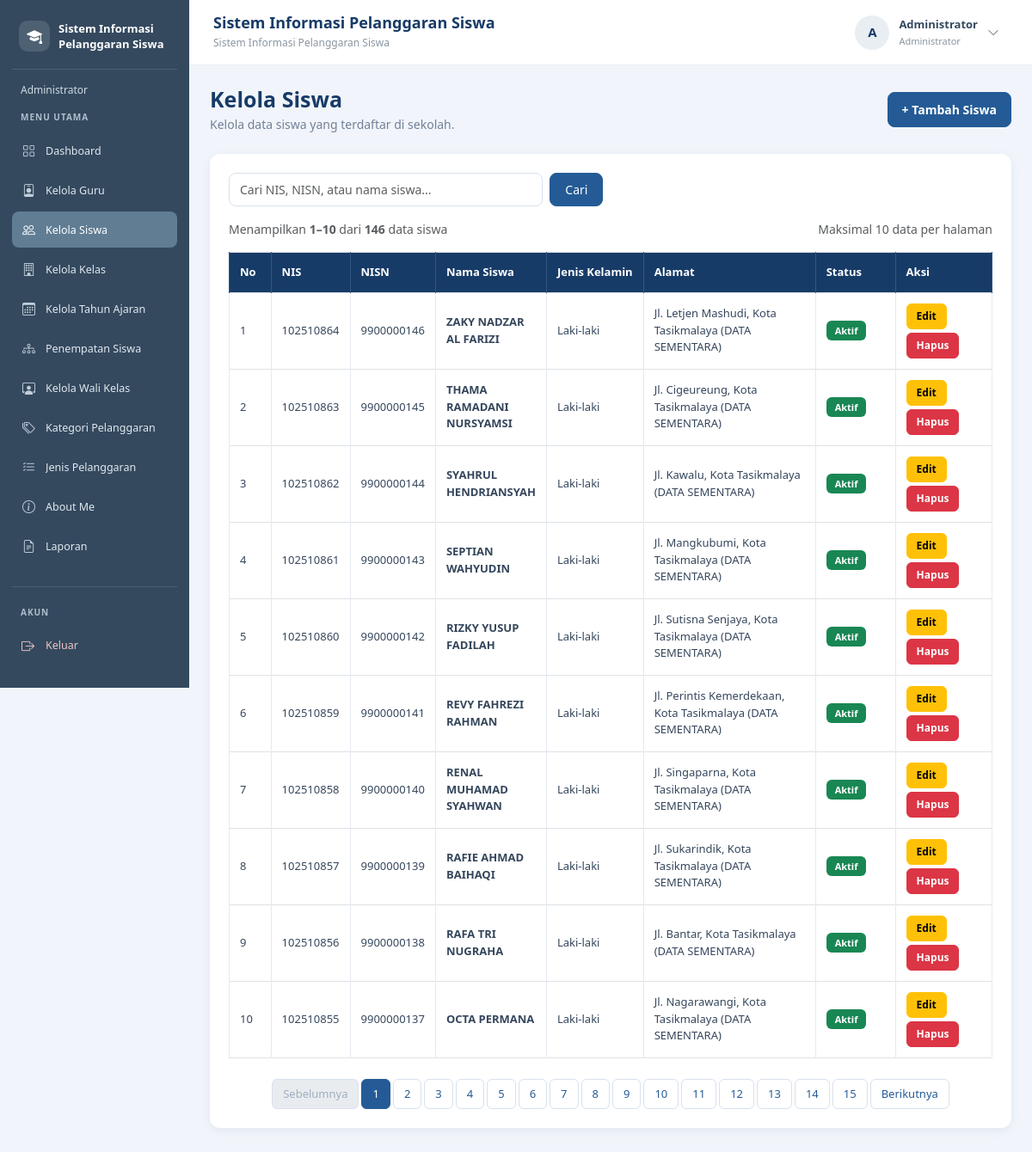
The page /siswa.php (signed in) on the database its author committed.
### tables this page shows
CREATE TABLE `t_siswa` (
  `id` int(11) NOT NULL,
  `nis` varchar(30) NOT NULL,
  `nisn` varchar(20) NOT NULL,
  `nama` varchar(150) NOT NULL,
  `jenis_kelamin` char(1) NOT NULL,
  `tanggal_lahir` date NOT NULL,
  `alamat` text NOT NULL,
  `status_aktif` tinyint(1) NOT NULL,
  `created_at` timestamp NOT NULL DEFAULT current_timestamp(),
  `updated_at` timestamp NOT NULL DEFAULT current_timestamp()
);

### siswa.php (the view, shortened to what this page needs)
<?php
include "config/koneksi.php";
$cari = trim($_GET['cari'] ?? '');
$batas = 10;
$halaman = max(1, (int)($_GET['halaman'] ?? 1));
$keyword = "%" . $cari . "%";
$stmtJumlah = mysqli_prepare(
    $koneksi,
    "SELECT COUNT(*) AS total
     FROM t_siswa
     WHERE nis LIKE ?
        OR nisn LIKE ?
        OR nama LIKE ?"
);
mysqli_stmt_bind_param($stmtJumlah, "sss", $keyword, $keyword, $keyword);
mysqli_stmt_execute($stmtJumlah);
$hasilJumlah = mysqli_stmt_get_result($stmtJumlah);
$dataJumlah = mysqli_fetch_assoc($hasilJumlah);
$totalData = (int)$dataJumlah['total'];
$totalHalaman = max(1, (int)ceil($totalData / $batas));
$halaman = min($halaman, $totalHalaman);
$offset = ($halaman - 1) * $batas;
$stmtData = mysqli_prepare(
    $koneksi,
    "SELECT id, nis, nisn, nama, jenis_kelamin,
            tanggal_lahir, alamat, status_aktif
     FROM t_siswa
     WHERE nis LIKE ?
        OR nisn LIKE ?
        OR nama LIKE ?
     ORDER BY id DESC
     LIMIT ? OFFSET ?"
);
mysqli_stmt_bind_param(
    $stmtData,
    "sssii",
    $keyword,
    $keyword,
    $keyword,
    $batas,
    $offset
);
mysqli_stmt_execute($stmtData);
$result = mysqli_stmt_get_result($stmtData);
$nomorAwal = $offset + 1;
$nomorAkhir = min($offset + $batas, $totalData);
function urlHalamanSiswa($nomorHalaman, $cari)
{
    return '?' . http_build_query([
        'cari' => $cari,
        'halaman' => $nomorHalaman
    ]);
}
?>
<!DOCTYPE html>
<html lang="id">
<head>
    <link href="https://cdn.jsdelivr.net/npm/bootstrap@5.3.8/dist/css/bootstrap.min.css"
          rel="stylesheet">
</head>
<body>
<?php include "includes/sidebar.php"; ?>
<?php include "includes/navbar.php"; ?>
<main class="konten-utama">
    <div class="d-flex flex-wrap justify-content-between align-items-center gap-3 mb-4">
        <div class="judul-halaman">
            <h2 class="mb-1">Kelola Siswa</h2>
            <p class="mb-0">Kelola data siswa yang terdaftar di sekolah.</p>
        </div>
        <a href="tambah_siswa.php" class="btn btn-primary btn-tambah">
            + Tambah Siswa
        </a>
    </div>
    <div class="card card-data">
        <div class="card-body">
            <form action="siswa.php" method="GET" class="row g-2 mb-3">
                <div class="col-md-6 col-lg-5">
                    <input
                        type="search"
                        name="cari"
                        class="form-control"
                        placeholder="Cari NIS, NISN, atau nama siswa..."
                        value="<?= htmlspecialchars($cari, ENT_QUOTES, 'UTF-8'); ?>">
                </div>
                <div class="col-auto">
                    <button type="submit" class="btn btn-primary btn-cari">
                        Cari
                    </button>
                </div>
            </form>
            <div class="d-flex flex-wrap justify-content-between align-items-center gap-2 mb-3">
                <small class="text-muted">
                    <?php if ($totalData > 0): ?>
                        Menampilkan
                        <strong><?= $nomorAwal; ?>–<?= $nomorAkhir; ?></strong>
                        dari <strong><?= $totalData; ?></strong> data siswa
                    <?php else: ?>
                        Tidak ada data siswa yang ditemukan.
                    <?php endif; ?>
                </small>
                <small class="text-muted">
                    Maksimal <?= $batas; ?> data per halaman
                </small>
            </div>
            <div class="table-responsive">
                <table class="table table-bordered table-hover align-middle">
                    <thead>
                        <tr>
                            <th width="55">No</th>
                            <th>NIS</th>
                            <th>NISN</th>
                            <th>Nama Siswa</th>
                            <th>Jenis Kelamin</th>
                            <th>Alamat</th>
                            <th width="120">Status</th>
                            <th width="145">Aksi</th>
                        </tr>
                    </thead>
                    <tbody>
                    <?php if ($totalData > 0): ?>
                        <?php while ($siswa = mysqli_fetch_assoc($result)): ?>
                            <tr>
                                <td><?= $nomorAwal++; ?></td>
                                <td>
                                    <?= htmlspecialchars($siswa['nis'] ?? '', ENT_QUOTES, 'UTF-8'); ?>
                                </td>
                                <td>
                                    <?= htmlspecialchars($siswa['nisn'] ?? '', ENT_QUOTES, 'UTF-8'); ?>
                                </td>
                                <td class="fw-semibold">
                                    <?= htmlspecialchars($siswa['nama'] ?? '', ENT_QUOTES, 'UTF-8'); ?>
                                </td>
                                <td>
                                    <?php
                                    if ($siswa['jenis_kelamin'] == 'L') {
                                        echo 'Laki-laki';
                                    } elseif ($siswa['jenis_kelamin'] == 'P') {
                                        echo 'Perempuan';
                                    } else {
                                        echo '-';
                                    }
                                    ?>
                                </td>
                                <td style="min-width: 200px; white-space: normal;">
                                    <?php
                                    $alamat = trim($siswa['alamat'] ?? '');
                                    echo $alamat !== ''
                                        ? htmlspecialchars($alamat, ENT_QUOTES, 'UTF-8')
                                        : '-';
                                    ?>
                                </td>
                                <td>
                                    <?php if ($siswa['status_aktif'] == 1): ?>
                                        <span class="badge bg-success">Aktif</span>
                                    <?php else: ?>
                                        <span class="badge bg-secondary">Tidak Aktif</span>
                                    <?php endif; ?>
                                </td>
                                <td>
                                    <div class="d-flex flex-wrap gap-1">
                                        <a
                                            href="edit_siswa.php?id=<?= (int)$siswa['id']; ?>"
                                            class="btn btn-warning btn-aksi">
                                            Edit
                                        </a>
                                        <form
                                            action="hapus_siswa.php"
                                            method="POST"
                                            class="d-inline"
                                            onsubmit="return confirm('Yakin ingin menghapus data siswa ini?');">
                                            <button
                                                type="submit"
                                                class="btn btn-danger btn-aksi">
                                                Hapus
                                            </button>
                                        </form>
                                    </div>
                                </td>
                            </tr>
                        <?php endwhile; ?>
                    <?php endif; ?>
                    </tbody>
                </table>
            </div>
            <?php if ($totalHalaman > 1): ?>
                <nav class="mt-4" aria-label="Navigasi halaman data siswa">
                    <ul class="pagination justify-content-center flex-wrap mb-0">
                        <li class="page-item <?= $halaman <= 1 ? 'disabled' : ''; ?>">
                            <a
                                class="page-link"
                                href="<?= htmlspecialchars(urlHalamanSiswa(max(1, $halaman - 1), $cari), ENT_QUOTES, 'UTF-8'); ?>">
                                Sebelumnya
                            </a>
                        </li>
                        <?php for ($i = 1; $i <= $totalHalaman; $i++): ?>
                            <li class="page-item <?= $i == $halaman ? 'active' : ''; ?>">
                                <a
                                    class="page-link"
                                    href="<?= htmlspecialchars(urlHalamanSiswa($i, $cari), ENT_QUOTES, 'UTF-8'); ?>">
                                    <?= $i; ?>
                                </a>
                            </li>
                        <?php endfor; ?>
                        <li class="page-item <?= $halaman >= $totalHalaman ? 'disabled' : ''; ?>">
                            <a
                                class="page-link"
                                href="<?= htmlspecialchars(urlHalamanSiswa(min($totalHalaman, $halaman + 1), $cari), ENT_QUOTES, 'UTF-8'); ?>">
                                Berikutnya
                            </a>
                        </li>
                    </ul>
                </nav>
            <?php endif; ?>
        </div>
    </div>
</main>
</body>
</html>

### siswa.php (style rules this page uses)
body { margin: 0; background-color: #F1F5FB; }
.konten-utama, .konten-utama * { box-sizing: border-box; }
.konten-utama { position: relative; display: block; margin-left: 220px !important; width: calc(100% - 220px) !important; min-width: 0; min-height: 100vh; padding: 100px 24px 30px; }
.judul-halaman h2 { color: #173B67; font-size: 25px; font-weight: 700; }
.judul-halaman p { color: #718096; font-size: 14px; }
.btn-tambah { background-color: #245B96; border-color: #245B96; border-radius: 8px; padding: 9px 16px; font-size: 14px; font-weight: 600; }
.card-data { border: none; border-radius: 12px; box-shadow: 0 3px 12px rgba(23, 59, 103, 0.07); }
.card-data .card-body { padding: 22px; }
.konten-utama .form-control { border-radius: 8px; border-color: #D8E1EE; font-size: 14px; min-height: 39px; }
.btn-cari { background-color: #245B96; border-color: #245B96; border-radius: 8px; font-size: 14px; padding: 8px 17px; }
.konten-utama .table { margin-bottom: 0; font-size: 13px; }
.konten-utama .table thead th { background-color: #173B67; color: #FFFFFF; font-weight: 600; padding: 13px 12px; white-space: nowrap; border-color: #31577F; }
.konten-utama .table tbody td { padding: 12px; color: #35465C; border-color: #E5EAF1; }
.konten-utama .badge { font-size: 11px; font-weight: 600; padding: 6px 10px; border-radius: 6px; }
.btn-aksi { border-radius: 6px; font-size: 12px; padding: 5px 11px; font-weight: 600; }
.konten-utama .pagination { gap: 4px; }
.konten-utama .pagination .page-link { border: 1px solid #D8E1EE; border-radius: 6px; color: #245B96; font-size: 13px; padding: 7px 12px; }
.konten-utama .pagination .page-item.active .page-link { background-color: #245B96; border-color: #245B96; color: #FFFFFF; }
.konten-utama .pagination .page-item.disabled .page-link { color: #A0AEC0; }

### rows shown on the page
t_siswa: nis "102510864", nisn "9900000146", nama "ZAKY NADZAR AL FARIZI", jenis_kelamin "Laki-laki", alamat "Jl. Letjen Mashudi, Kota Tasikmalaya (DATA SEMENTARA)", status_aktif "Aktif"
t_siswa: nis "102510863", nisn "9900000145", nama "THAMA RAMADANI NURSYAMSI", jenis_kelamin "Laki-laki", alamat "Jl. Cigeureung, Kota Tasikmalaya (DATA SEMENTARA)", status_aktif "Aktif"
t_siswa: nis "102510862", nisn "9900000144", nama "SYAHRUL HENDRIANSYAH", jenis_kelamin "Laki-laki", alamat "Jl. Kawalu, Kota Tasikmalaya (DATA SEMENTARA)", status_aktif "Aktif"
t_siswa: nis "102510861", nisn "9900000143", nama "SEPTIAN WAHYUDIN", jenis_kelamin "Laki-laki", alamat "Jl. Mangkubumi, Kota Tasikmalaya (DATA SEMENTARA)", status_aktif "Aktif"
t_siswa: nis "102510860", nisn "9900000142", nama "RIZKY YUSUP FADILAH", jenis_kelamin "Laki-laki", alamat "Jl. Sutisna Senjaya, Kota Tasikmalaya (DATA SEMENTARA)", status_aktif "Aktif"
t_siswa: nis "102510859", nisn "9900000141", nama "REVY FAHREZI RAHMAN", jenis_kelamin "Laki-laki", alamat "Jl. Perintis Kemerdekaan, Kota Tasikmalaya (DATA SEMENTARA)", status_aktif "Aktif"
t_siswa: nis "102510858", nisn "9900000140", nama "RENAL MUHAMAD SYAHWAN", jenis_kelamin "Laki-laki", alamat "Jl. Singaparna, Kota Tasikmalaya (DATA SEMENTARA)", status_aktif "Aktif"
t_siswa: nis "102510857", nisn "9900000139", nama "RAFIE AHMAD BAIHAQI", jenis_kelamin "Laki-laki", alamat "Jl. Sukarindik, Kota Tasikmalaya (DATA SEMENTARA)", status_aktif "Aktif"
t_siswa: nis "102510856", nisn "9900000138", nama "RAFA TRI NUGRAHA", jenis_kelamin "Laki-laki", alamat "Jl. Bantar, Kota Tasikmalaya (DATA SEMENTARA)", status_aktif "Aktif"
t_siswa: nis "102510855", nisn "9900000137", nama "OCTA PERMANA", jenis_kelamin "Laki-laki", alamat "Jl. Nagarawangi, Kota Tasikmalaya (DATA SEMENTARA)", status_aktif "Aktif"

### other values the page prints
$labelRole "Administrator"
$menu[0] "Dashboard"
$menu[0] "Kelola Guru"
$menu[0] "Kelola Siswa"
$menu[0] "Kelola Kelas"
$menu[0] "Kelola Tahun Ajaran"
$menu[0] "Penempatan Siswa"
$menu[0] "Kelola Wali Kelas"
$menu[0] "Kategori Pelanggaran"
$menu[0] "Jenis Pelanggaran"
$menu[0] "About Me"
$menu[0] "Laporan"
$judulNavbar "Sistem Informasi Pelanggaran Siswa"
$inisial "A"
$namaPengguna "Administrator"
